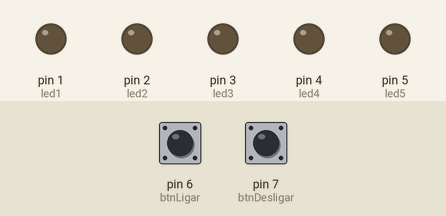
Bench run of a sketch on a simulated Arduino Uno, built with avr-gcc and run on an emulated ATmega328P. On the bench: output pins drawn as LEDs (lit = HIGH). The inputs (shaded band) are chosen by the test bench; at power-on: pin 6 (btnLigar) LOW, pin 7 (btnDesligar) LOW.

Above: at 1.2 s.
1.3 s: pin 6 (btnLigar) pulled HIGH for 0.15 s
At 1.4 s:
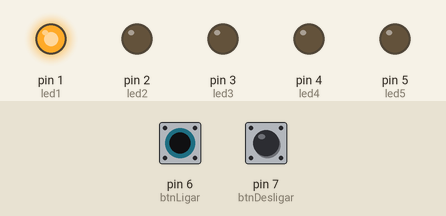
4.3 s: pin 7 (btnDesligar) pulled HIGH for 0.15 s
At 4.8 s:
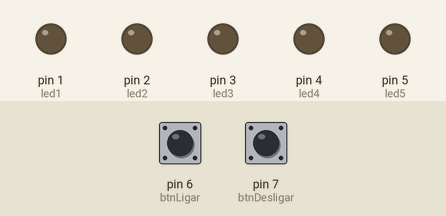
5.9 s: pin 6 (btnLigar) pulled HIGH for 1 s
At 6.2 s:
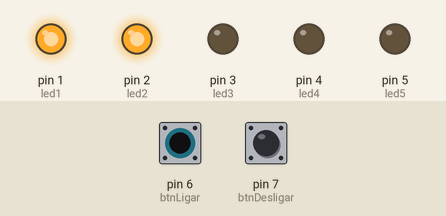
8.9 s: pin 7 (btnDesligar) pulled HIGH for 1 s
At 9.5 s:
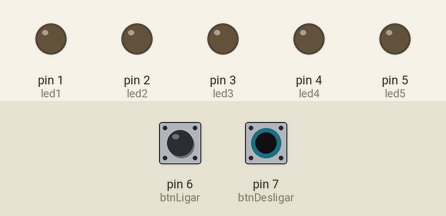
Timing chart, 0 to 11.9 s (numbered marks = the images above; inputs shaded):
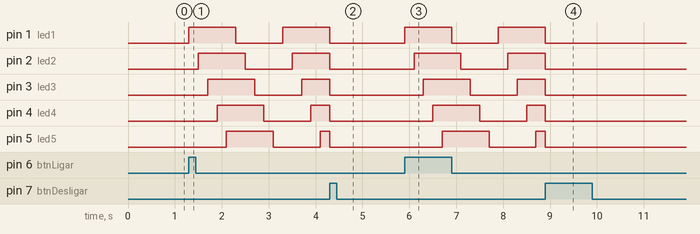

The sketch:

ex009.ino
```cpp
// 9) Utilize um botão para ligar o seu sequencial e outro botão para desligar
int led1 = 1;
int led2 = 2;
int led3 = 3;
int led4 = 4;
int led5 = 5;
int btnLigar = 6;
int btnDesligar = 7;
int estadoBtnLigar = 0;
int estadoBtnDesligar = 0;
bool legal = false;

void setup() {
  pinMode(led1, OUTPUT);
  pinMode(led2, OUTPUT);
  pinMode(led3, OUTPUT);
  pinMode(led4, OUTPUT);
  pinMode(led5, OUTPUT);
  pinMode(btnLigar, INPUT);
  pinMode(btnDesligar, INPUT);
}

void loop() {
  /*// ACENDE UMA VEZ / APAGA UMA VEZ
  estadoBtnLigar = digitalRead(btnLigar);
  estadoBtnDesligar = digitalRead(btnDesligar);

  if (estadoBtnLigar == HIGH) {
    for (int i = 1; i <= 5; i++) {
      digitalWrite(i, HIGH);
      delay(200);
    }
  }

  if (estadoBtnDesligar == HIGH) {
    for (int j = 1; j <= 5; j++) {
      digitalWrite(j, LOW);
      delay(200);
    }
  }*/

  // PISCA SEQUENCIALMENTE / DESLIGA TUDO
  estadoBtnLigar = digitalRead(btnLigar);
  estadoBtnDesligar = digitalRead(btnDesligar);

  if (estadoBtnLigar == HIGH) {
    legal = true;
  }

  if (legal) {
    for (int i = 1; i <= 5; i++) {
      estadoBtnDesligar = digitalRead(btnDesligar);
      if (estadoBtnDesligar == HIGH) {
        legal = false;
        desligar();
        break;
      }

      digitalWrite(i, HIGH);

      estadoBtnDesligar = digitalRead(btnDesligar);
      if (estadoBtnDesligar == HIGH) {
        legal = false;
        desligar();
        break;
      }

      delay(200);
    }

    for (int j = 1; j <= 5; j++) {
      estadoBtnDesligar = digitalRead(btnDesligar);
      if (estadoBtnDesligar == HIGH) {
        legal = false;
        desligar();
        break;
      }

      digitalWrite(j, LOW);

      estadoBtnDesligar = digitalRead(btnDesligar);
      if (estadoBtnDesligar == HIGH) {
        legal = false;
        desligar();
        break;
      }

      delay(200);
    }
  }
}

void desligar() {
  for (int j = 1; j <= 5; j++) {
      digitalWrite(j, LOW);
    }
}
```

Measured:
- after the input at 1.3 s, pin 1 (led1): LOW → HIGH at once, → LOW 1.0 s later, → HIGH 1.0 s later; pin 2 (led2): LOW → HIGH after 0.20 s, → LOW 1.0 s later, → HIGH 1.0 s later
- after the input at 4.3 s, pin 1 (led1): goes on until 4.3 s, then stays LOW; pin 4 (led4): HIGH → LOW after 0.00 s instead of 0.60 s; pin 5 (led5): HIGH → LOW after 0.00 s instead of 0.80 s
- after the input at 5.9 s, pin 1 (led1): LOW → HIGH at once, → LOW 1.0 s later, → HIGH 1.0 s later; pin 2 (led2): LOW → HIGH after 0.20 s, → LOW 1.0 s later, → HIGH 1.0 s later
- after the input at 8.9 s, pin 1 (led1): goes on until 8.9 s, then stays LOW
